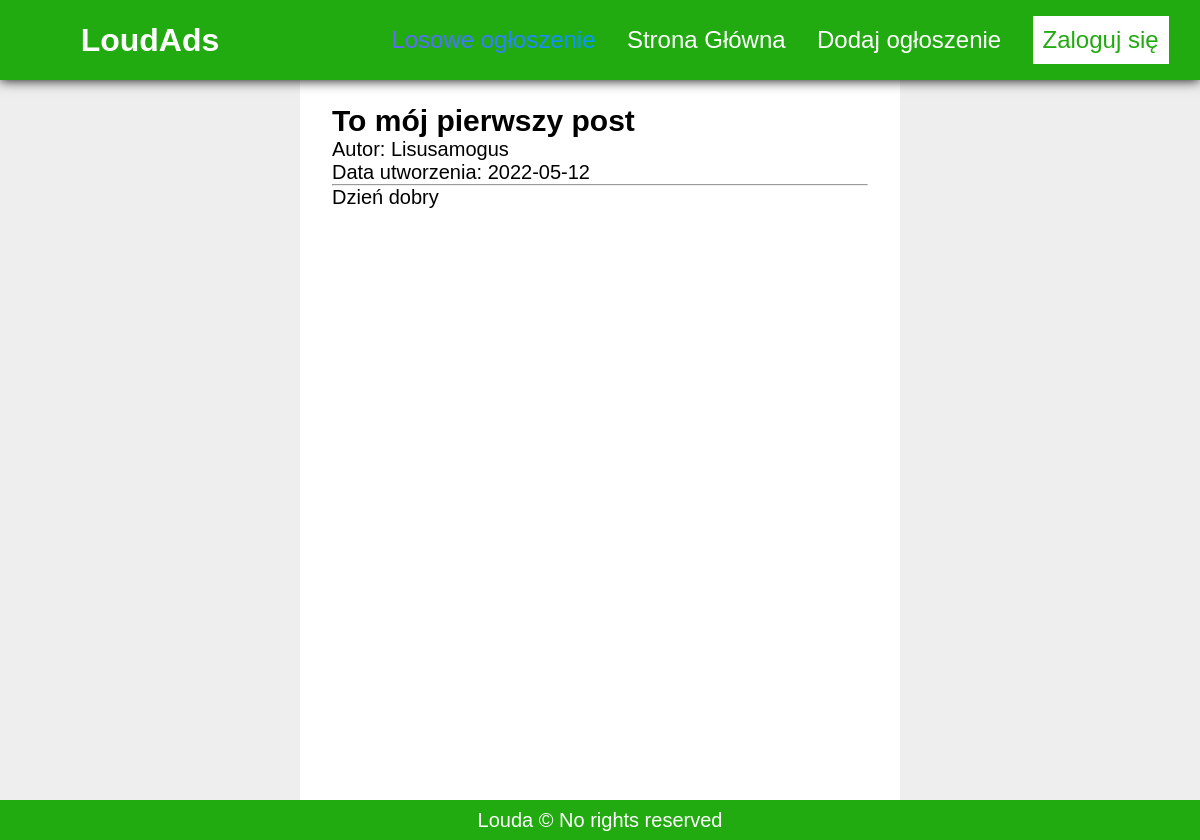
Page /strona/ogloszenie?id=5 on the committed database.
### tables this page shows
CREATE TABLE `ogloszenia` (
  `id` int(11) NOT NULL,
  `tytul` varchar(50) DEFAULT NULL,
  `tresc` varchar(1024) DEFAULT NULL,
  `data_dodania` date DEFAULT current_timestamp(),
  `id_autora` int(11) DEFAULT NULL
);

CREATE TABLE `susers` (
  `id` int(11) NOT NULL,
  `username` varchar(32) NOT NULL,
  `pass` varchar(32) NOT NULL,
  `token` int(11) NOT NULL,
  `data_utworzenia` date NOT NULL DEFAULT current_timestamp()
);

### strona/ogloszenie/index.php (called while the page is built)
<?php
    include('../template/index.php');
?>

### strona/ogloszenie/content.php (the view, shortened to what this page needs)
<article>
<?php
    @$id = $_GET['id'];
    @$conn = new mysqli('localhost', 'root', '', 'ogloszeniowy');
    $sql = "select * from ogloszenia join susers on ogloszenia.id_autora = susers.id where ogloszenia.id='$id';";
    $result = $conn->query($sql);
    $card = $result->fetch_assoc();
    echo(
    '<h2>'.$card['tytul'].'</h2>
    <p>Autor: '.$card['username'].'<br>Data utworzenia: '.$card['data_dodania']
    .
    "</p><hr><p>"
    .
    $card['tresc']
    .
    "</p>"
    );
?>
</article>

### strona/template/style.css (style rules this page uses)
:root { --dark-primary-color: #121212; --dark-secondary-color: #1e1e1e; --light-primary-color: #fff; --light-secondary-color: #eee; --primary-color: var(--light-primary-color); --secondary-color: var(--light-secondary-color); --accent-color: #2a1; --text-color: #fff; }
* { margin: 0; box-sizing: border-box; }
body { font-family: Arial; font-size: 20px; overflow-x: hidden; background-color: var(--secondary-color); background-size: cover; }
article { height: 100%; width: 100%; padding: 24px 32px; }

### rows in the picture
ogloszenia: tytul "To mój pierwszy post", id_autora.username "Lisusamogus", data_dodania "2022-05-12", tresc "Dzień dobry"
